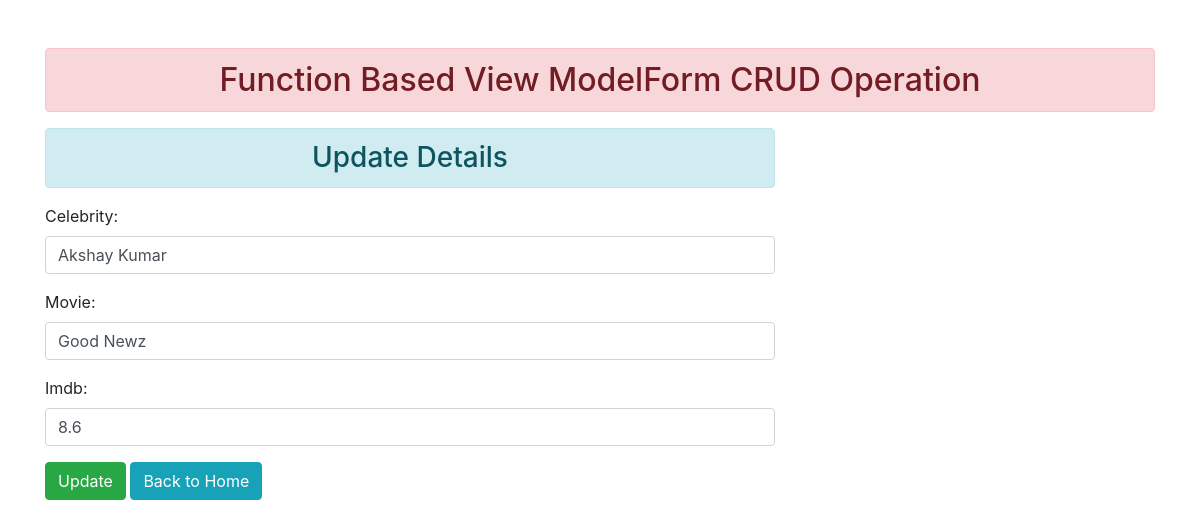
Screenshot of /15/ with the database file from the repository.
### enroll/models.py (models this page shows)
class User(models.Model):
    celebrity=models.CharField(max_length=50)
    movie=models.CharField(max_length=50)
    imdb=models.FloatField()

### enroll/views.py (the view)
# urls.py: path('<int:id>/', views.update, name="update"),
def update(request, id):
    if request.method == 'POST':
        pi = User.objects.get(pk=id)
        inc=Include(request.POST, instance=pi)
        if inc.is_valid():
            inc.save()
    else:
        pi = User.objects.get(pk=id)
        inc = Include(instance=pi)
    return render(request, 'enroll/update.html', {'ind':inc})

### enroll/forms.py
class Include(forms.ModelForm):
    class Meta:
        model=User
        fields=['celebrity', 'movie', 'imdb']
        widgets={
            'celebrity':forms.TextInput(attrs={'class':'form-control'}),
            'movie':forms.TextInput(attrs={'class':'form-control'}),
            'imdb':forms.TextInput(attrs={'class':'form-control'}),
        }

### enroll/templates/enroll/update.html (shortened to what this page needs)
{% extends 'enroll/base.html' %}
{% block content %}
<div class="row">
    <div class="col-sm-8" offset-2>
        <h3 class="text-center alert alert-info">Update Details</h3>
        <form action="" method="POST">
            {{ind.as_p}}
            <input type="submit" class="btn btn-success" value="Update">
            <a href="{% url 'adshow' %}" class="btn btn-info">Back to Home</a>
        </form>
    </div>
</div>
{% endblock content %}

### rows the page displays
User: celebrity "Akshay Kumar", movie "Good Newz", imdb "8.6"
